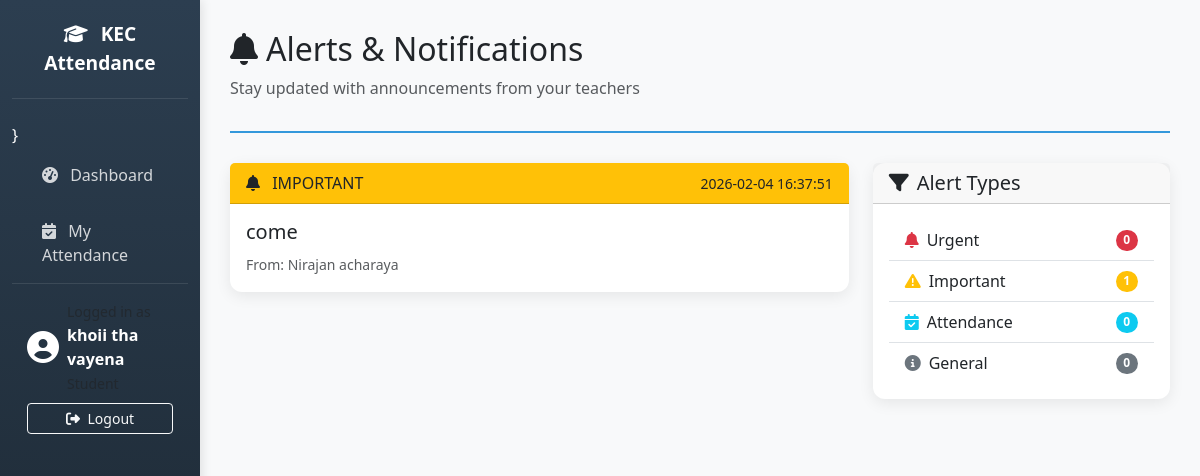
/student/alerts (signed in), run on the app's committed database.
### tables this page shows
CREATE TABLE alerts (
            id INTEGER PRIMARY KEY AUTOINCREMENT,
            teacher_id INTEGER NOT NULL,
            subject_id INTEGER,
            section_id INTEGER,
            message TEXT NOT NULL,
            alert_type VARCHAR(20) DEFAULT 'general',
            created_at TIMESTAMP DEFAULT CURRENT_TIMESTAMP,
            FOREIGN KEY (teacher_id) REFERENCES user(id),
            FOREIGN KEY (subject_id) REFERENCES subject(id),
            FOREIGN KEY (section_id) REFERENCES section(id)
        );

CREATE TABLE user (
            id INTEGER PRIMARY KEY AUTOINCREMENT,
            username VARCHAR(50) NOT NULL UNIQUE,
            password_hash VARCHAR(255) NOT NULL,
            email VARCHAR(100) NOT NULL UNIQUE,
            first_name VARCHAR(50) NOT NULL,
            last_name VARCHAR(50) NOT NULL,
            role VARCHAR(20) NOT NULL,
            is_active INTEGER DEFAULT 1
        );

### app.py (the view)
@app.route('/student/alerts')
@login_required
def student_alerts():
    if current_user.role != 'student':
        return redirect(url_for('dashboard'))
    student = execute_query("SELECT * FROM student WHERE user_id = ?", (current_user.id,))
    if student:
        alerts = execute_query_all("""
            SELECT a.*, u.first_name as teacher_name, u.last_name as teacher_last_name
            FROM alerts a
            JOIN user u ON a.teacher_id = u.id
            ORDER BY a.created_at DESC
            LIMIT 50
        """)
    else:
        alerts = []
    return render_template('student/alerts.html', alerts=alerts)

### app.py (called while the page is built)
def get_db_connection():
    conn = sqlite3.connect(app.config['DATABASE'])
    conn.row_factory = sqlite3.Row
    return conn

def execute_query(query, params=None, fetch=False):
    conn = get_db_connection()
    cursor = conn.cursor()
    if params:
        cursor.execute(query, params)
    else:
        cursor.execute(query)
    if fetch:
        result = cursor.fetchall()
    else:
        result = cursor.fetchone()
    conn.commit()
    cursor.close()
    conn.close()
    return result

def execute_query_all(query, params=None):
    conn = get_db_connection()
    cursor = conn.cursor()
    if params:
        cursor.execute(query, params)
    else:
        cursor.execute(query)
    result = cursor.fetchall()
    cursor.close()
    conn.close()
    return result

@login_manager.user_loader
def load_user(user_id):
    result = execute_query("SELECT * FROM user WHERE id = ?", (user_id,))
    if result:
        return User(result)
    return None

    def get_full_name(self):
        return f"{self.first_name} {self.last_name}"

### templates/student/alerts.html (shortened to what this page needs)
{% extends "base.html" %}
{% block content %}
<div class="page-header">
    <h2><i class="fas fa-bell me-2"></i>Alerts & Notifications</h2>
    <p class="text-muted">Stay updated with announcements from your teachers</p>
</div>
{% if alerts|length == 0 %}
<div class="alert alert-info">
    <i class="fas fa-info-circle me-2"></i>
    No alerts yet. Check back later for announcements from your teachers.
</div>
{% else %}
<div class="row">
    <div class="col-md-8">
        {% for alert in alerts %}
        <div class="card mb-3 {% if alert.alert_type == 'urgent' %}border-danger{% elif alert.alert_type == 'important' %}border-warning{% endif %}">
            <div class="card-header d-flex justify-content-between align-items-center
                {% if alert.alert_type == 'urgent' %}bg-danger text-white{% elif alert.alert_type == 'important' %}bg-warning text-dark{% elif alert.alert_type == 'attendance' %}bg-info text-white{% else %}bg-secondary text-white{% endif %}">
                <div>
                    <i class="fas fa-bell me-2"></i>
                    {% if alert.alert_type == 'urgent' %}URGENT{% elif alert.alert_type == 'important' %}IMPORTANT{% elif alert.alert_type == 'attendance' %}Attendance Reminder{% else %}General{% endif %}
                </div>
                <small>{{ alert.created_at }}</small>
            </div>
            <div class="card-body">
                <h5 class="card-title">{{ alert.message }}</h5>
                <p class="card-text text-muted">
                    <small>From: {{ alert.teacher_name }} {{ alert.teacher_last_name }}</small>
                </p>
            </div>
        </div>
        {% endfor %}
    </div>
    <div class="col-md-4">
        <div class="card">
            <div class="card-header">
                <h5 class="mb-0"><i class="fas fa-filter me-2"></i>Alert Types</h5>
            </div>
            <div class="card-body">
                <ul class="list-group list-group-flush">
                    <li class="list-group-item d-flex justify-content-between align-items-center">
                        <span><i class="fas fa-bell text-danger me-2"></i>Urgent</span>
                        <span class="badge bg-danger rounded-pill">{{ alerts|selectattr('alert_type', 'equalto', 'urgent')|list|length }}</span>
                    </li>
                    <li class="list-group-item d-flex justify-content-between align-items-center">
                        <span><i class="fas fa-exclamation-triangle text-warning me-2"></i>Important</span>
                        <span class="badge bg-warning rounded-pill">{{ alerts|selectattr('alert_type', 'equalto', 'important')|list|length }}</span>
                    </li>
                    <li class="list-group-item d-flex justify-content-between align-items-center">
                        <span><i class="fas fa-calendar-check text-info me-2"></i>Attendance</span>
                        <span class="badge bg-info rounded-pill">{{ alerts|selectattr('alert_type', 'equalto', 'attendance')|list|length }}</span>
                    </li>
                    <li class="list-group-item d-flex justify-content-between align-items-center">
                        <span><i class="fas fa-info-circle text-secondary me-2"></i>General</span>
                        <span class="badge bg-secondary rounded-pill">{{ alerts|selectattr('alert_type', 'equalto', 'general')|list|length }}</span>
                    </li>
                </ul>
            </div>
        </div>
    </div>
</div>
{% endif %}
{% endblock %}

### templates/base.html (style rules this page uses)
:root { --primary-color: #2c3e50; --secondary-color: #3498db; --accent-color: #e74c3c; --light-bg: #f8f9fa; }
body { font-family: 'Segoe UI', Tahoma, Geneva, Verdana, sans-serif; background-color: var(--light-bg); }
.card { border: none; border-radius: 12px; box-shadow: 0 4px 15px rgba(0,0,0,0.08); transition: transform 0.3s ease; }
.page-header { margin-bottom: 30px; padding-bottom: 15px; border-bottom: 2px solid var(--secondary-color); }

### data on the page
alerts: alert_type "IMPORTANT", created_at "2026-02-04 16:37:51", message "come", teacher_name "Nirajan", teacher_last_name "acharaya"

### other printed values
{{ current_user.get_full_name() }} "khoii tha vayena"
{{ alerts|selectattr('alert_type', 'equalto', 'urgent')|list|length }} "0"
{{ alerts|selectattr('alert_type', 'equalto', 'important')|list|length }} "1"
{{ alerts|selectattr('alert_type', 'equalto', 'attendance')|list|length }} "0"
{{ alerts|selectattr('alert_type', 'equalto', 'general')|list|length }} "0"
